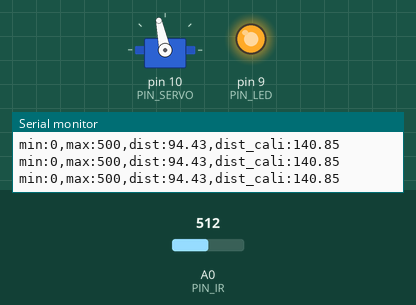
Recording of a sketch running on a simulated Arduino Uno, built with avr-gcc and run on an emulated ATmega328P. On the bench: servo, output pins drawn as LEDs (lit = HIGH), the last lines printed to the serial monitor. The inputs (shaded band) are chosen by the test bench; at power-on: A0 (PIN_IR) = 512.

Above: at 1.2 s.
1.3 s: A0 (PIN_IR) set to 329
2.8 s: A0 (PIN_IR) set to 300
At 3.6 s:
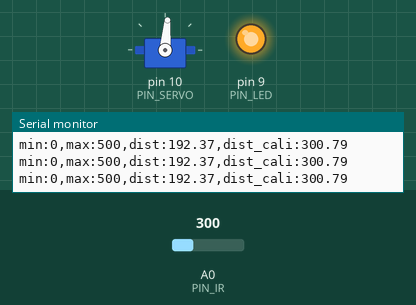
4.3 s: A0 (PIN_IR) set to 10
7.3 s: A0 (PIN_IR) set to 7
At 8.2 s:
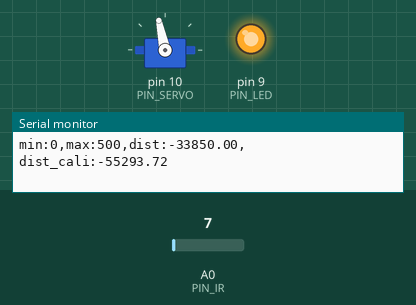
Timing chart, 0 to 9.8 s (numbered marks = the images above; inputs shaded):
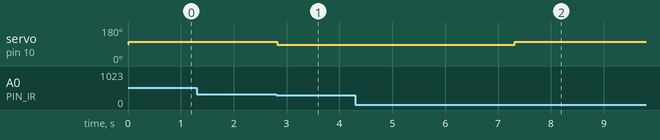

Measured:
- the behaviour switches between 313 and 312 on A0 (PIN_IR) (found by bisection; images 0 and 1)
- the behaviour switches between 9 and 8 on A0 (PIN_IR) (found by bisection; images 1 and 2)
- after the input at 2.8 s, servo on pin 10 (PIN_SERVO): 102° → 85° at once
- after the input at 7.3 s, servo on pin 10 (PIN_SERVO): 85° → 102° at once

The sketch:

21_bbc_20212963.ino
```cpp
#include <Servo.h>

// Arduino pin assignment
#define PIN_SERVO 10
#define PIN_IR A0
#define PIN_LED 9

// configurable parameters
#define _DUTY_MIN 1000 // servo full clockwise position (0 degree)
#define _DUTY_NEU 1475 // servo neutral position (90 degree)
#define _DUTY_MAX 2000 // servo full counterclockwise position (180 degree)

#define _POS_START (_DUTY_MIN + 100)
#define _POS_END (_DUTY_MAX - 100)

#define _SERVO_SPEED 60 // servo speed limit (unit: degree/second)
#define INTERVAL 10  // servo update interval

// global variables
unsigned long last_sampling_time; // unit: ms
int duty_chg_per_interval; // maximum duty difference per interval
int toggle_interval, toggle_interval_cnt;
float pause_time; // unit: sec
Servo myservo;
int duty_target, duty_curr;
unsigned long cur_time;

float a = 69.42;
float b = 253.12;

void setup() {
// initialize GPIO pins
  myservo.attach(PIN_SERVO);
  duty_target = duty_curr = _POS_START;
  myservo.writeMicroseconds(1475);
  pinMode(PIN_LED,OUTPUT);
  digitalWrite(PIN_LED, 1);

// initialize serial port
  Serial.begin(57600);

// convert angle speed into duty change per interval.
  duty_chg_per_interval = (float)(_DUTY_MAX - _DUTY_MIN) * _SERVO_SPEED / 180 * INTERVAL / 1000;

// initialize variables for servo update.
  pause_time = 1;
  toggle_interval = (180.0 / _SERVO_SPEED + pause_time) * 1000 / INTERVAL;
  toggle_interval_cnt = toggle_interval;

// initialize last sampling time
  last_sampling_time = 0;
}

float ir_distance(void){
  float val;
  float volt = float(analogRead(PIN_IR));
  val = ((6762.0/(volt-9.0))-4.0) * 10.0;
  return val;
}

void loop() {
// wait until next sampling time.
// millis() returns the number of milliseconds since the program started. Will overflow after 50 days.
  if(millis() < last_sampling_time + INTERVAL) return;

  float raw_dist = ir_distance();
  float dist_cali = 100 + 300.0 / (b - a) * (raw_dist - a);

// adjust duty_curr toward duty_target by duty_chg_per_interval
  if(dist_cali > 285) {
    myservo.writeMicroseconds(1425);
  }
  else {
    myservo.writeMicroseconds(1600);
  }

  Serial.print("min:0,max:500,dist:");
  Serial.print(raw_dist);
  Serial.print(",dist_cali:");
  Serial.println(dist_cali);
  delay(20);

// update last sampling time
  last_sampling_time += INTERVAL;
}
```
